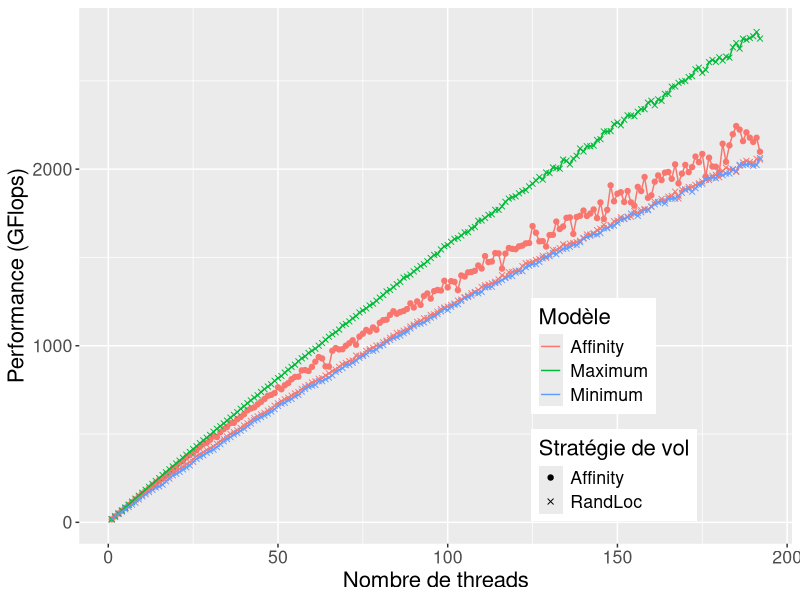
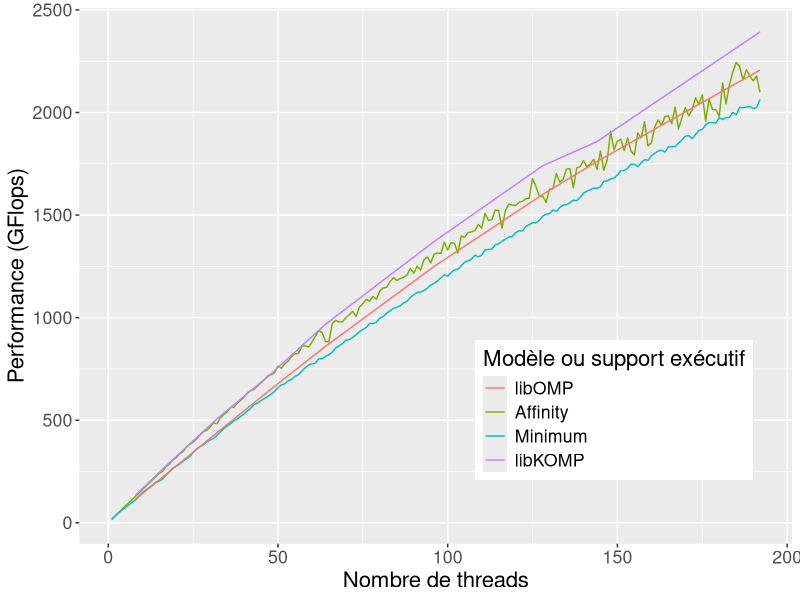
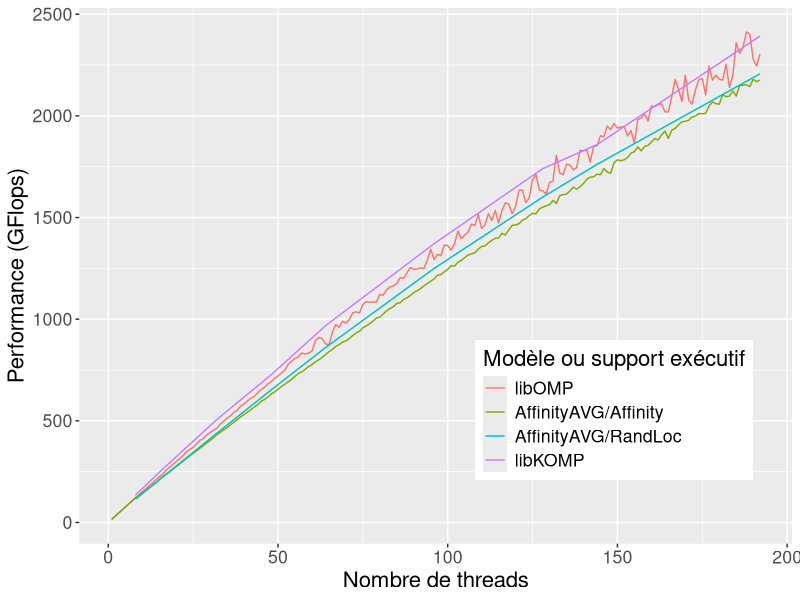
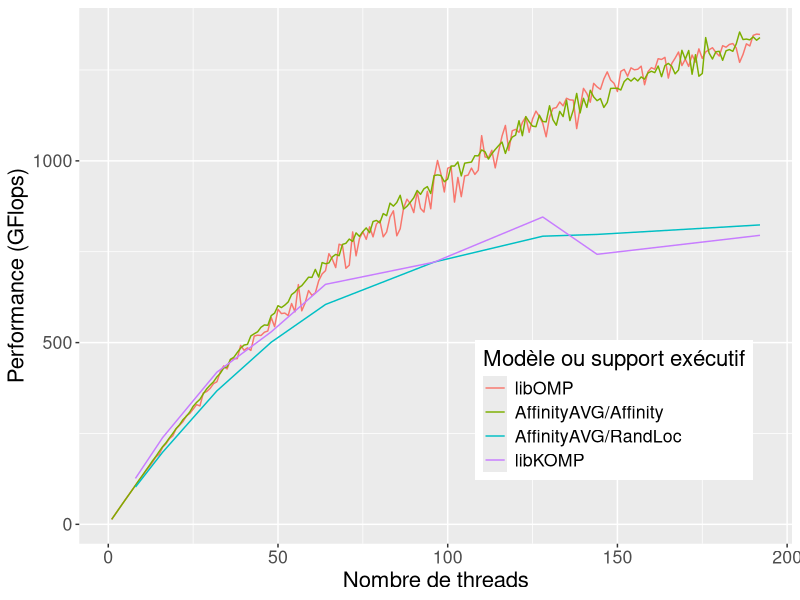
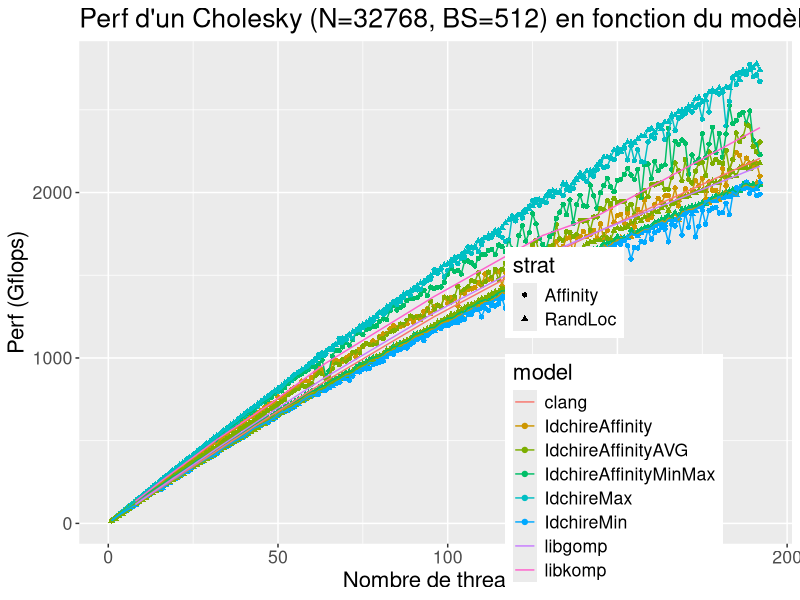

Write R code to recreate these figures, in order.
library(ggplot2)

df = read.table("./all_data_simulateur.dat", header=TRUE)
df_8k = subset(df, size==8192)
df = subset(df, size==32768)
df_runtime = read.table("../kastors/all_data.dat", header=TRUE)
df_runtime_8k = subset(df_runtime, size == 8192 & blocksize == 256 & program == "dpotrf_taskdep")
df_runtime = subset(df_runtime, size == 32768 & blocksize == 512 & program == "dpotrf_taskdep")

pdf("simu_min_max_affinity_idchire.pdf", width = 10, height=6)

df_simu_min = subset(df, (model == "IdchireMin" & strat == "RandLoc")
                     | (model == "IdchireMax" & strat == "RandLoc")
                     | model == "IdchireAffinity")

myplot = ggplot(df_simu_min, aes(x=threads, y = gflops))
myplot = myplot + geom_point(aes(colour=model, shape=strat, group=interaction(model,strat)))
myplot = myplot + geom_line(aes(colour=model, group=interaction(model, strat)))
myplot = myplot + guides(colour = guide_legend(override.aes = list(shape = NA)))
#myplot = myplot + expand_limits(y=0)
myplot = myplot + theme(legend.position=c(0.75, 0.25), text = element_text(size=16))
myplot = myplot + scale_colour_discrete(name="Modèle", labels=c("Affinity", "Maximum", "Minimum"))
myplot = myplot + scale_shape_manual(name="Stratégie de vol", values=c(19, 4))
#myplot = myplot + ggtitle("P d'un Cholesky (N=32768, BS=512) en fonction du modèle et strat.")
myplot = myplot + ylab("Performance (GFlops)")
myplot = myplot + xlab("Nombre de threads")

print(myplot)
dev.off()

pdf("simu_affinity_runtime_idchire.pdf", width = 10, height=6)

df_affinity = subset(df, (model == "IdchireAffinity" & strat == "Affinity")
                     | (model == "IdchireMin" & strat == "RandLoc"))

myplot = ggplot(df_affinity, aes(x=threads, y = gflops))
#myplot = myplot + geom_point(aes(colour=model, shape=strat, group=interaction(model,strat)))
myplot = myplot + geom_line(aes(colour=model, group=interaction(model, strat)))
myplot = myplot + geom_line(data=subset(df_runtime, runtime=="clang" | runtime=="libkomp"), aes(colour=runtime))
myplot = myplot + guides(colour = guide_legend(override.aes = list(shape = NA)))
#myplot = myplot + expand_limits(y=0)
myplot = myplot + theme(legend.position=c(0.75, 0.25), text = element_text(size=16))
myplot = myplot + scale_colour_discrete(name="Modèle ou support exécutif", labels=c("libOMP", "Affinity", "Minimum", "libKOMP"))
#myplot = myplot + scale_shape_manual(name="Stratégie de vol", values=c(19, 4))
#myplot = myplot + ggtitle("P d'un Cholesky (N=32768, BS=512) en fonction du modèle et strat.")
myplot = myplot + ylab("Performance (GFlops)")
myplot = myplot + xlab("Nombre de threads")

print(myplot)
dev.off()

pdf("simu_affinity_avg_runtime_idchire.pdf", width = 10, height=6)

df_affinity_avg = subset(df, (model == "IdchireAffinityAVG"))

myplot = ggplot(df_affinity_avg, aes(x=threads, y = gflops))
#myplot = myplot + geom_point(aes(colour=model, shape=strat, group=interaction(model,strat)))
myplot = myplot + geom_line(aes(colour=interaction(model, strat), group=interaction(model, strat)))
myplot = myplot + geom_line(data=subset(df_runtime, runtime=="clang" | runtime=="libkomp"), aes(colour=runtime))
myplot = myplot + guides(colour = guide_legend(override.aes = list(shape = NA)))
#myplot = myplot + expand_limits(y=0)
myplot = myplot + theme(legend.position=c(0.75, 0.25), text = element_text(size=16))
myplot = myplot + scale_colour_discrete(name="Modèle ou support exécutif", labels=c("libOMP", "AffinityAVG/Affinity", "AffinityAVG/RandLoc", "libKOMP"))
#myplot = myplot + scale_shape_manual(name="Stratégie de vol", values=c(19, 4))
#myplot = myplot + ggtitle("P d'un Cholesky (N=32768, BS=512) en fonction du modèle et strat.")
myplot = myplot + ylab("Performance (GFlops)")
myplot = myplot + xlab("Nombre de threads")

print(myplot)
dev.off()

pdf("simu_affinity_8k_runtime_idchire.pdf", width = 10, height=6)

df_affinity_avg = subset(df_8k, (model == "IdchireAffinityAVG"))

myplot = ggplot(df_affinity_avg, aes(x=threads, y = gflops))
#myplot = myplot + geom_point(aes(colour=model, shape=strat, group=interaction(model,strat)))
myplot = myplot + geom_line(aes(colour=interaction(model, strat), group=interaction(model, strat)))
myplot = myplot + geom_line(data=subset(df_runtime_8k, runtime=="clang" | runtime=="libkomp"), aes(colour=runtime))
myplot = myplot + guides(colour = guide_legend(override.aes = list(shape = NA)))
#myplot = myplot + expand_limits(y=0)
myplot = myplot + theme(legend.position=c(0.75, 0.25), text = element_text(size=16))
myplot = myplot + scale_colour_discrete(name="Modèle ou support exécutif", labels=c("libOMP", "AffinityAVG/Affinity", "AffinityAVG/RandLoc", "libKOMP"))
#myplot = myplot + scale_shape_manual(name="Stratégie de vol", values=c(19, 4))
#myplot = myplot + ggtitle("P d'un Cholesky (N=32768, BS=512) en fonction du modèle et strat.")
myplot = myplot + ylab("Performance (GFlops)")
myplot = myplot + xlab("Nombre de threads")

print(myplot)
dev.off()

pdf("simu_all_models_idchire.pdf", width = 10, height=6)

myplot = ggplot(df, aes(x=threads, y = gflops))
myplot = myplot + geom_point(aes(colour=model, shape=strat, group=interaction(model,strat)))
myplot = myplot + geom_line(aes(colour=model, group=interaction(model, strat)))
myplot = myplot + geom_line(data=df_runtime, aes(colour=runtime))
#myplot = myplot + expand_limits(y=0)
myplot = myplot + theme(legend.position=c(0.75, 0.25), text = element_text(size=16))
myplot = myplot + ggtitle("Perf d'un Cholesky (N=32768, BS=512) en fonction du modèle et strat.")
myplot = myplot + ylab("Perf (Gflops)")
myplot = myplot + xlab("Nombre de threads")

print(myplot)
dev.off()
